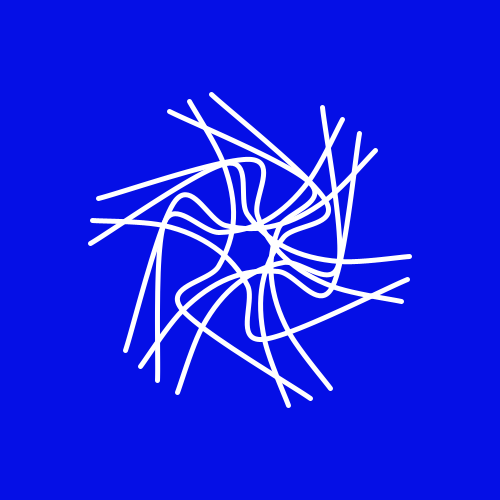
Frame 1 (no input)
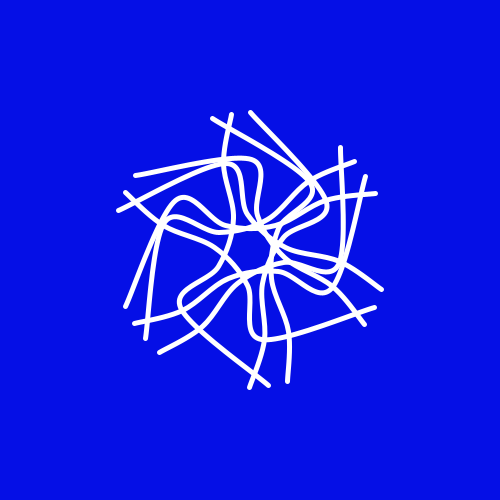
Frame 60 (the mouse pressed at the canvas centre just before this capture)
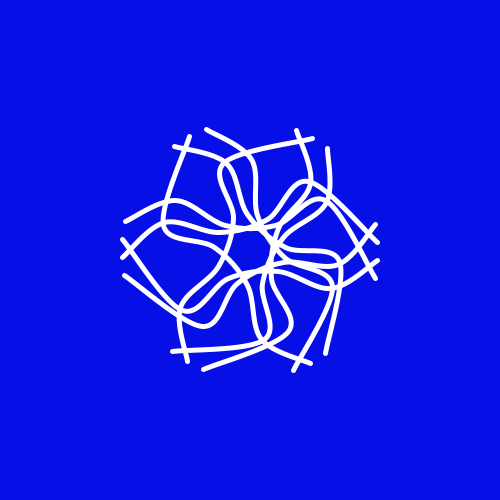
Frame 120 (the mouse held since frame 60 and released just before this capture)

The Processing sketch that drew these frames (run headless with seeded random() and noise(); from frame 60 on, the mouse is pressed at the canvas centre):

// Processing sketch: sketch_03032017
// ── sketch_03032017.pde
Line[] line = new Line[10];

void setup(){
  size(500, 500);
  smooth();
  for(int i = 0; i<=line.length-1; i++){
    line[i] = new Line();
  }
}

void draw(){
  background(5,15,230);
  noFill();
  translate(width/2, height/2);
  for(int i = 0; i<=line.length-1; i++){
    pushMatrix();
    rotate(i);
    line[i].move();
    line[i].display();
    popMatrix();
  }
}
// ── Line.pde
class Line{
  float x, y;
  float x2 = 250;
  float y2 = 250;
  float angle = 0;
  float speed = 0.09;
  Line(){
  }
  
  void move(){
    x = sin(angle)*100;
    y = cos(angle)*100;
    x2 = sin(angle)*100;
    y2 = cos(angle)*100;
    angle = angle + speed;
  }
  
  void display(){
    stroke(255);
    strokeWeight(5);
    beginShape();
    curveVertex(-125,y);
    curveVertex(-125,y);
    curveVertex(-75,-50);
    curveVertex(-25,-25);
    curveVertex(25,-25);
    curveVertex(75,-50);
    curveVertex(125,-y2);
    curveVertex(125,-y2);
    endShape();
  }
}
